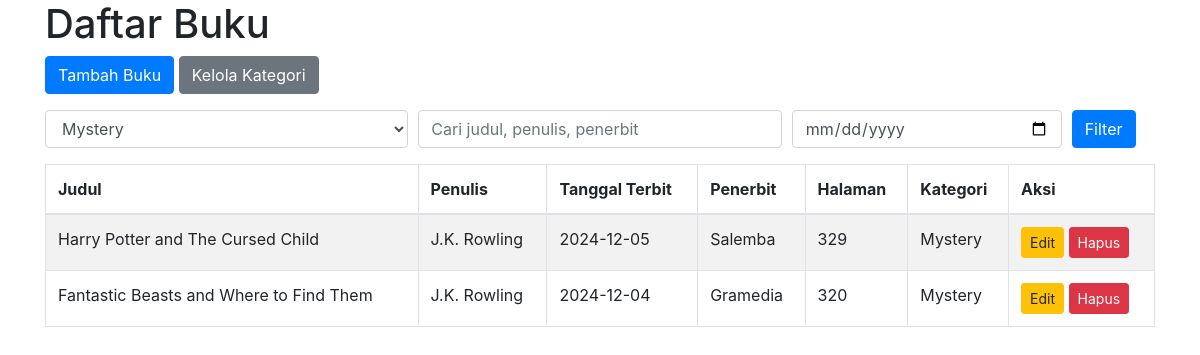
Screenshot of /index.php?category=2 with the database file from the repository.
### tables this page shows
CREATE TABLE `books` (
  `id` int(11) NOT NULL,
  `title` varchar(255) NOT NULL,
  `author` varchar(255) NOT NULL,
  `publication_date` date NOT NULL,
  `publisher` varchar(255) NOT NULL,
  `pages` int(11) NOT NULL,
  `category_id` int(11) DEFAULT NULL
);

CREATE TABLE `categories` (
  `id` int(11) NOT NULL,
  `name` varchar(255) NOT NULL
);

### index.php (the view, shortened to what this page needs)
<?php
include 'koneksi.php';
$categories = $conn->query("SELECT * FROM categories")->fetch_all(MYSQLI_ASSOC);
$whereClause = "WHERE 1=1";
$params = array();
$paramTypes = "";
if (isset($_GET['category']) && !empty($_GET['category'])) {
    $category = $_GET['category'];
    $whereClause .= " AND category_id = ?";
    $params[] = $category;
    $paramTypes .= "i";
}
$sql = "SELECT * FROM books $whereClause";
$stmt = $conn->prepare($sql);
if (!empty($params)) {
    $stmt->bind_param($paramTypes, ...$params);
}
$stmt->execute();
$result = $stmt->get_result();
if ($result->num_rows > 0) {
    $books = $result->fetch_all(MYSQLI_ASSOC);
} else {
    $books = array();
}
?>
<!DOCTYPE html>
<html>
<head>
  <link rel="stylesheet" href="https://stackpath.bootstrapcdn.com/bootstrap/4.5.2/css/bootstrap.min.css">
</head>
<body>
  <div class="container">
    <h1>Daftar Buku</h1>
    <a href="create_book.php" class="btn btn-primary mb-3">Tambah Buku</a>
    <a href="categories.php" class="btn btn-secondary mb-3">Kelola Kategori</a>
    <form method="GET" action="">
      <div class="form-row">
        <div class="form-group col-md-4">
          <select class="form-control" name="category">
            <?php foreach ($categories as $category): ?>
              <option value="<?php echo $category['id']; ?>" <?php if(isset($_GET['category']) && $_GET['category'] == $category['id']) echo 'selected'; ?>><?php echo $category['name']; ?></option>
            <?php endforeach; ?>
          </select>
        </div>
        <div class="form-group col-md-4">
          <input type="text" class="form-control" name="search" placeholder="Cari judul, penulis, penerbit" value="<?php if(isset($_GET['search'])) echo $_GET['search']; ?>">
        </div>
        <div class="form-group col-md-3">
          <input type="date" class="form-control" name="date" value="<?php if(isset($_GET['date'])) echo $_GET['date']; ?>">
        </div>
        <div class="col-md-1">
          <button type="submit" class="btn btn-primary">Filter</button>
        </div>
      </div>
    </form>
    <table class="table table-striped table-bordered">
      <thead>
        <tr>
          <th>Judul</th>
          <th>Penulis</th>
          <th>Tanggal Terbit</th>
          <th>Penerbit</th>
          <th>Halaman</th>
          <th>Kategori</th>
          <th>Aksi</th>
        </tr>
      </thead>
      <tbody>
        <?php foreach ($books as $book): ?>
          <tr>
            <td><?php echo $book['title']; ?></td>
            <td><?php echo $book['author']; ?></td>
            <td><?php echo $book['publication_date']; ?></td>
            <td><?php echo $book['publisher']; ?></td>
            <td><?php echo $book['pages']; ?></td>
            <td>
              <?php
                $categoryId = $book['category_id'];
                $categorySql = "SELECT name FROM categories WHERE id = ?";
                $stmtCategory = $conn->prepare($categorySql);
                $stmtCategory->bind_param("i", $categoryId);
                $stmtCategory->execute();
                $categoryResult = $stmtCategory->get_result();
                if ($categoryResult->num_rows > 0) {
                  $categoryName = $categoryResult->fetch_assoc()['name'];
                  echo $categoryName;
                } else {
                  echo "Kategori tidak ditemukan";
                }
              ?>
            </td>
            <td>
              <a href="edit_book.php?id=<?php echo $book['id']; ?>" class="btn btn-warning btn-sm">Edit</a>
              <a href="delete_book.php?id=<?php echo $book['id']; ?>" class="btn btn-danger btn-sm" onclick="return confirm('Anda yakin ingin menghapus buku ini?')">Hapus</a>
            </td>
          </tr>
        <?php endforeach; ?>
      </tbody>
    </table>
  </div>
</body>
</html>

### rows the page displays
books: title "Harry Potter and The Cursed Child", author "J.K. Rowling", publication_date "2024-12-05", publisher "Salemba", pages "329", category.name "Mystery"
books: title "Fantastic Beasts and Where to Find Them", author "J.K. Rowling", publication_date "2024-12-04", publisher "Gramedia", pages "320", category.name "Mystery"

### other values shown
form field category "Mystery"
